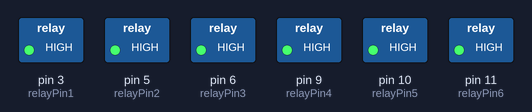
Simulated run of this sketch. Board: Arduino Uno, built with avr-gcc and run on an emulated ATmega328P. Parts: switched loads named in the sketch (green lamp = pin HIGH).

Above: at 0.1 s.
At 6.4 s:
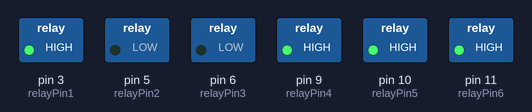
At 15.1 s:
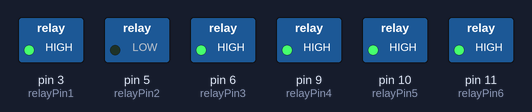
At 16.4 s:
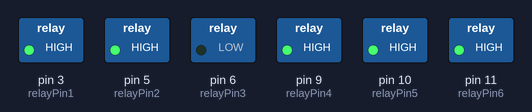
At 19.2 s:
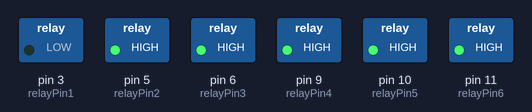
At 28.6 s:
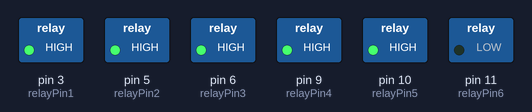
Timing chart, 0 to 31.5 s (numbered marks = the images above):
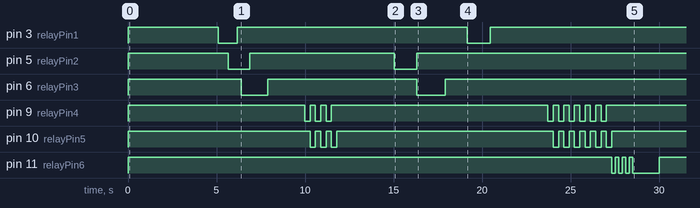

The sketch:

halloween_weekend_star_wars.ino
```cpp
int relayPin1 = 3;                 // IN1 Red Laser 1
int relayPin2 = 5;                 // IN2 Red Laser 2
int relayPin3 = 6;                 // IN3 Strobe Explosion
int relayPin4 = 9;                // IN4 Blue Laser 1
int relayPin5 = 10;                // IN5 Blue Laser 2
int relayPin6 = 11;                // IN6 AT AT Explosion Effect

void setup()
{
  digitalWrite(relayPin1, HIGH);        // Prevents relays from starting up engaged
  digitalWrite(relayPin2, HIGH);        // Prevents relays from starting up engaged
  digitalWrite(relayPin3, HIGH);        // Prevents relays from starting up engaged
  digitalWrite(relayPin4, HIGH);        // Prevents relays from starting up engaged
  digitalWrite(relayPin5, HIGH);        // Prevents relays from starting up engaged
  digitalWrite(relayPin6, HIGH);        // Prevents relays from starting up engaged
  pinMode(relayPin1, OUTPUT);      // sets the digital pin as output
  pinMode(relayPin2, OUTPUT);      // sets the digital pin as output
  pinMode(relayPin3, OUTPUT);      // sets the digital pin as output
  pinMode(relayPin4, OUTPUT);      // sets the digital pin as output
  pinMode(relayPin5, OUTPUT);      // sets the digital pin as output
  pinMode(relayPin6, OUTPUT);      // sets the digital pin as output

}

void loop()
{
  // REMEMBER
  // HIGH = OFF
  // LOW = ON
  delay(5104); // we have about a 5.1 second delay from on + ZUNE play button to running
  digitalWrite(relayPin1, LOW);
  delay(556);
  digitalWrite(relayPin2, LOW);
  delay(500);
  digitalWrite(relayPin1, HIGH);
  delay(230);
  digitalWrite(relayPin3, LOW);
  delay(500);
  digitalWrite(relayPin2, HIGH);
  // 7910 MS
  delay(1000);
  digitalWrite(relayPin3, HIGH);
  // 8910 MS
  // Rapid fire blue team
  delay(2100);
  digitalWrite(relayPin4, LOW);
  delay(300);
  digitalWrite(relayPin4, HIGH);
  digitalWrite(relayPin5, LOW);
  delay(300);
  digitalWrite(relayPin5, HIGH);
  digitalWrite(relayPin4, LOW);
  delay(300);
  digitalWrite(relayPin4, HIGH);
  digitalWrite(relayPin5, LOW);
  delay(300);
  digitalWrite(relayPin5, HIGH);
  digitalWrite(relayPin4, LOW);
  delay(300);
  digitalWrite(relayPin4, HIGH);
  digitalWrite(relayPin5, LOW);
  delay(300);
  digitalWrite(relayPin4, HIGH);
  digitalWrite(relayPin5, HIGH);
  //12810
  delay(3240);
  digitalWrite(relayPin2, LOW);
  // 16248
  delay(1286);
  digitalWrite(relayPin2, HIGH);
  digitalWrite(relayPin3, LOW);
  delay(1600);
  digitalWrite(relayPin3, HIGH);
  // ~ 19134
  delay(1259);
  digitalWrite(relayPin1, LOW);
  delay(1286);
  digitalWrite(relayPin1, HIGH);
  // ~ 21679
  delay(3259);
  digitalWrite(relayPin4, LOW);
  delay(300);
  digitalWrite(relayPin4, HIGH);
  digitalWrite(relayPin5, LOW);
  delay(300);
  digitalWrite(relayPin5, HIGH);
  digitalWrite(relayPin4, LOW);
  delay(300);
  digitalWrite(relayPin4, HIGH);
  digitalWrite(relayPin5, LOW);
  delay(300);
  digitalWrite(relayPin5, HIGH);
  digitalWrite(relayPin4, LOW);
  delay(300);
  digitalWrite(relayPin4, HIGH);
  digitalWrite(relayPin5, LOW);
  delay(300);
  digitalWrite(relayPin5, HIGH);
  digitalWrite(relayPin4, LOW);
  delay(300);
  digitalWrite(relayPin4, HIGH);
  digitalWrite(relayPin5, LOW);
  delay(300);
  digitalWrite(relayPin5, HIGH);
  digitalWrite(relayPin4, LOW);
  delay(300);
  digitalWrite(relayPin4, HIGH);
  digitalWrite(relayPin5, LOW);
  delay(300);
  digitalWrite(relayPin5, HIGH);
  digitalWrite(relayPin4, LOW);
  delay(300);
  digitalWrite(relayPin4, HIGH);
  digitalWrite(relayPin5, LOW);
  delay(300);
  digitalWrite(relayPin4, HIGH);
  digitalWrite(relayPin5, HIGH);
  digitalWrite(relayPin6, LOW);
  delay(200);
  digitalWrite(relayPin6, HIGH);
  delay(200);
  digitalWrite(relayPin6, LOW);
  delay(200);
  digitalWrite(relayPin6, HIGH);
  delay(200);
  digitalWrite(relayPin6, LOW);
  delay(200);
  digitalWrite(relayPin6, HIGH);
  delay(200);
  digitalWrite(relayPin6, LOW);
  delay(1500);
  digitalWrite(relayPin6, HIGH);
  delay(60000);
}
```

Measured:
- by itself, pin 3 (relayPin1): HIGH → LOW at 5.1 s, → HIGH 1.1 s later, → LOW 13.0 s later, → HIGH 1.3 s later
- by itself, pin 5 (relayPin2): alternates HIGH for 8.1 s and LOW for 1.3 s, 4 changes in all, then stays HIGH
- by itself, pin 6 (relayPin3): alternates HIGH for 8.4 s and LOW for 1.6 s, 4 changes in all, then stays HIGH
- by itself, pin 9 (relayPin4): HIGH → LOW at 10.0 s, → HIGH 0.30 s later, → LOW 0.30 s later, → HIGH 0.30 s later, … (18 changes in this stretch)
- by itself, pin 10 (relayPin5): HIGH → LOW at 10.3 s, → HIGH 0.30 s later, → LOW 0.30 s later, → HIGH 0.30 s later, … (18 changes in this stretch)
- by itself, pin 11 (relayPin6): goes 3 × (LOW 0.20 s, HIGH 0.20 s), LOW 1.5 s, then HIGH
